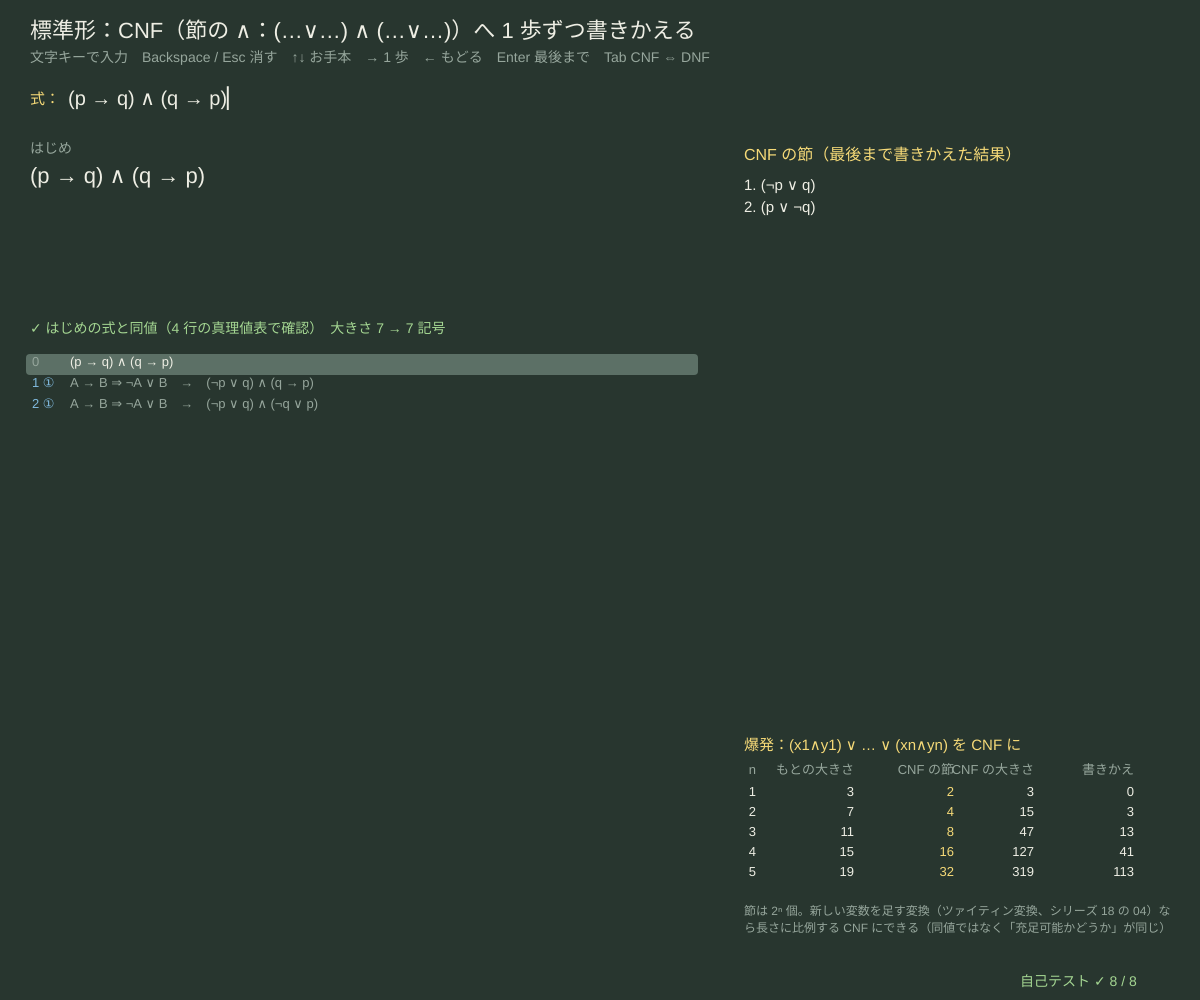
Frame 1 (no input)
Frame 60 (no input): identical to frame 1, image omitted
Frame 120 (the mouse pressed at the canvas centre since frame 60): identical to frame 1, image omitted

The p5.js sketch that drew this single still picture (run headless with seeded random() and noise() and a simulated clock; from frame 60 on, the mouse is pressed at the canvas centre):

// p5.js sketch
// ── sketch.js
// ============================================
// 01 標準形 ─ どんな式も「節の ∧」（CNF 和積標準形）か「項の ∨」（DNF 積和標準形）に書きかえられる
// ① → と ↔ を ¬ ∧ ∨ だけにする　② 否定を内側へ押しこむ（ド・モルガン、¬¬A = A）　③ 分配法則で ∧ と ∨ を入れかえる
// 書きかえは 1 回に 1 か所（外側・左から）。どの段階でも真理値表は変わらない（同値）。でも分配で式は爆発的に長くなることがある
// 文字キー = 入力（00 と同じ。~ & | -> <-> 1 0）/ Backspace / Esc 全部消す / ↑↓ お手本
// → 1 歩進む / ← 1 歩もどる / Enter 最後まで / Tab CNF ⇔ DNF
// ============================================

const PRESETS = [                       // ★ お手本の式
  '(p → q) ∧ (q → p)',
  'p ↔ q',
  '¬(p ∧ (q ∨ ¬r))',
  '(p ∧ q) ∨ (r ∧ s)',
  '(a ∧ b) ∨ (c ∧ d) ∨ (e ∧ f)',
  '¬((p → q) → p) ∨ ⊥',
  'p ↔ (q ↔ r)',
];
const MAX_STEPS = 600, MAX_SIZE = 3000; // ★ 書きかえの回数と式の大きさの上限
const PHASE_JA = ['① → ↔ を消す', '② 否定を内側へ', '③ 分配'];
let src = '', pIdx = 0, target = 'cnf', run = null, at = 0, err = '', blowup = [];

function setup() {
  createCanvas(windowWidth, windowHeight);
  blowup = blowupTable(5);
  loadPreset(0);
  selfTest();
}
function windowResized() { resizeCanvas(windowWidth, windowHeight); }
function loadPreset(i) { pIdx = (i + PRESETS.length) % PRESETS.length; src = PRESETS[pIdx]; rebuild(); at = 0; }
function rebuild() {
  let r = parseFormula(src);
  if (r.error) { err = r.error + '（' + (r.at + 1) + ' 文字目あたり）'; return; }
  err = ''; run = normalSteps(r.f, target, MAX_STEPS, MAX_SIZE); run.f0 = r.f; at = clampv(at, 0, run.steps.length - 1);
}
// ★ 爆発の例：(x1 ∧ y1) ∨ (x2 ∧ y2) ∨ … ∨ (xn ∧ yn) の CNF は 2ⁿ 個の節
function blowupFml(n) { let f = null; for (let i = 1; i <= n; i++) { let t = fBin('and', fVar('x' + i), fVar('y' + i)); f = f ? fBin('or', f, t) : t; } return f; }
function blowupTable(N) {
  let out = [];
  for (let n = 1; n <= N; n++) { let o = normalSteps(blowupFml(n), 'cnf', 5000, 20000); out.push({ n, size: fmlSize(blowupFml(n)), clauses: cnfClauses(o.result).length, csize: fmlSize(o.result), steps: o.steps.length - 1 }); }
  return out;
}

function draw() {
  background(...BG);
  hudTitle('標準形：' + (target === 'cnf' ? 'CNF（節の ∧：(…∨…) ∧ (…∨…)）' : 'DNF（項の ∨：(…∧…) ∨ (…∧…)）') + 'へ 1 歩ずつ書きかえる',
    '文字キーで入力　Backspace / Esc 消す　↑↓ お手本　→ 1 歩　← もどる　Enter 最後まで　Tab CNF ⇔ DNF');
  drawInputLine(30, 104, '式：', src, err);
  if (!run) return;
  let st = run.steps[at], n = run.steps.length - 1;
  // ---- いまの式（大きく）
  noStroke(); fill(...DIMC); textSize(14); textAlign(LEFT, TOP);
  text((at === 0 ? 'はじめ' : PHASE_JA[st.phase] + '　' + at + ' / ' + n + ' 歩目：' + st.name) + (run.hitBound && at === n ? '　（上限 ' + MAX_STEPS + ' 歩・大きさ ' + MAX_SIZE + ' で止めた）' : ''), 30, 142);
  fill(...INK); textSize(fmlSize(st.f) > 60 ? 16 : 22); textLeading(28);
  text(fmlStr(st.f), 30, 166, width * 0.56, 150);
  let ok = sameTable(run.f0, st.f);
  fill(...(ok ? GRN : PINK)); textSize(14);
  text((ok ? '✓ はじめの式と同値（' : '✗ 同値でない（') + (1 << fmlVars(run.f0).length) + ' 行の真理値表で確認）　大きさ ' + fmlSize(run.f0) + ' → ' + fmlSize(st.f) + ' 記号', 30, 322);

  // ---- 手順の一覧
  let y0 = 356, lh = 21, rows = Math.floor((height - y0 - 120) / lh), first = clampv(at - Math.floor(rows / 2), 0, Math.max(0, run.steps.length - rows));
  for (let i = first; i < Math.min(run.steps.length, first + rows); i++) {
    let s = run.steps[i], y = y0 + (i - first) * lh;
    if (i === at) { fill(...LINEC); rect(26, y - 2, width * 0.56, lh, 4); }
    fill(...(i === 0 ? DIMC : [SKY, YEL, GRN][s.phase])); textSize(13); textAlign(LEFT, TOP);
    text(i === 0 ? '0' : i + ' ' + PHASE_JA[s.phase].slice(0, 1), 32, y);
    fill(...(i <= at ? INK : DIMC)); let line1 = (i === 0 ? '' : s.name + '　→　') + fmlStr(s.f);
    text(line1.length > 90 ? line1.slice(0, 89) + '…' : line1, 70, y);
  }
  // ---- 右：節（または項）の一覧
  let rx = width * 0.62, last = run.result;
  fill(...YEL); textSize(16); textAlign(LEFT, BASELINE);
  text((target === 'cnf' ? 'CNF の節' : 'DNF の項') + '（最後まで書きかえた結果）', rx, 160);
  let parts = target === 'cnf' ? cnfClauses(last) : dnfTerms(last);
  fill(...INK); textSize(15);
  if (!parts.length) text(target === 'cnf' ? '節なし = ⊤（いつも真）' : '項なし = ⊥（いつも偽）', rx, 190);
  parts.slice(0, 14).forEach((c, i) => text((i + 1) + '. ' + (c.length ? '(' + c.join(target === 'cnf' ? ' ∨ ' : ' ∧ ') + ')' : (target === 'cnf' ? '空節 □（偽）' : '空の項（真）')), rx, 190 + i * 22));
  if (parts.length > 14) { fill(...DIMC); text('… ほか ' + (parts.length - 14) + ' 個（全部で ' + parts.length + ' 個）', rx, 190 + 14 * 22); }
  // ---- 右下：爆発の表
  let by = height - 250;
  fill(...YEL); textSize(15); text('爆発：(x1∧y1) ∨ … ∨ (xn∧yn) を CNF に', rx, by);
  const cx = [0, 40, 140, 220, 320];
  textAlign(RIGHT, BASELINE);
  ['n', 'もとの大きさ', 'CNF の節', 'CNF の大きさ', '書きかえ'].forEach((h, j) => { fill(...DIMC); textSize(13); text(h, rx + cx[j] + (j ? 70 : 12), by + 24); });
  blowup.forEach((b, i) => [b.n, b.size, b.clauses, b.csize, b.steps].forEach((v, j) => { fill(...(j === 2 ? YEL : INK)); text(v, rx + cx[j] + (j ? 70 : 12), by + 46 + i * 20); }));
  textAlign(LEFT, BASELINE);
  fill(...DIMC); textSize(12); textLeading(17);
  text('節は 2ⁿ 個。新しい変数を足す変換（ツァイティン変換、シリーズ 18 の 04）なら長さに比例する CNF にできる（同値ではなく「充足可能かどうか」が同じ）', rx, by + 156, width - rx - 20, 60);
  drawSelfTest(width - 180, height - 14);
}
function dnfTerms(f) { if (f.op === 'bot') return []; if (f.op === 'top') return [[]]; return flatten(f, 'or').map((c) => litSort(flatten(c, 'and').map(litStr))); }

function keyPressed() {
  if (key === UP_ARROW) { loadPreset(pIdx - 1); return false; }
  if (key === DOWN_ARROW) { loadPreset(pIdx + 1); return false; }
  if (run && key === RIGHT_ARROW) { at = Math.min(at + 1, run.steps.length - 1); return false; }
  if (run && key === LEFT_ARROW) { at = Math.max(at - 1, 0); return false; }
  if (run && key === 'Enter') { at = run.steps.length - 1; return false; }
  if (key === 'Tab') { target = target === 'cnf' ? 'dnf' : 'cnf'; at = 0; rebuild(); return false; }
  if (key === 'Backspace') src = src.slice(0, -1);
  else if (key === 'Escape' || key === 'Delete') src = '';
  else src = typeInto(src, key, FML_KEYS, 80);
  at = 0; rebuild();
  return false;
}

// ---- 自己テスト
function selfTest() {
  selfTestResults = [];
  seedRng(5); let okC = 0, okD = 0, okN = 0, N = 150, stepsOk = true, bound = 0;
  for (let k = 0; k < N; k++) {
    let f = randomFml(3, ['p', 'q', 'r', 's'], true);
    let c = normalSteps(f, 'cnf', MAX_STEPS, MAX_SIZE), d = normalSteps(f, 'dnf', MAX_STEPS, MAX_SIZE);
    if (c.hitBound || d.hitBound) { bound++; continue; }
    if (sameTable(f, c.result) && isCNF(c.result)) okC++;
    if (sameTable(f, d.result) && isDNF(d.result)) okD++;
    let nnf = c.steps.filter((s) => s.phase <= 1).pop(), g = nnf ? nnf.f : f;
    if (isNNF(g) || g.op === 'top' || g.op === 'bot') okN++;
    if (k < 40) for (let s of c.steps) if (!sameTable(f, s.f)) stepsOk = false;
  }
  check('でたらめな式 ' + N + ' 個（変数 4 つまで、⊤ ⊥ ↔ 入り）：CNF は CNF の形で、もとの式と同値（上限に当たった ' + bound + ' 個を除く）', okC === N - bound && bound < 5);
  check('同じく DNF も DNF の形で同値', okD === N - bound);
  check('② のあとは否定が変数の直前だけ（否定標準形 NNF）', okN === N - bound);
  check('40 個の全部の書きかえの 1 歩 1 歩で真理値表が変わらない', stepsOk);
  check('爆発：(x1∧y1) ∨ … ∨ (xn∧yn) の CNF の節は 2ⁿ 個（n = 1〜5）', blowup.every((b) => b.clauses === 1 << b.n));
  const cnfOf = (s) => normalSteps(parseFormula(s).f, 'cnf', MAX_STEPS, MAX_SIZE).result;
  check('⊤ ∧ p → p、¬(p ∨ ⊥) → ¬p、p ∨ ⊤ → ⊤（節なし）、p ∧ ⊥ → ⊥（空節 1 つ）', fmlStr(cnfOf('1 & p')) === 'p' && fmlStr(cnfOf('~(p | 0)')) === '¬p' && cnfClauses(cnfOf('p | 1')).length === 0 && cnfClauses(cnfOf('p & 0')).length === 1 && cnfClauses(cnfOf('p & 0'))[0].length === 0);
  let pq = normalSteps(parseFormula('(p | q) & (r | s)').f, 'dnf', MAX_STEPS, MAX_SIZE).result;
  check('(p ∨ q) ∧ (r ∨ s) の DNF は項が 4 つ（p∧r, p∧s, q∧r, q∧s）', dnfTerms(pq).length === 4);
  let iff = normalSteps(parseFormula('p <-> q').f, 'cnf', MAX_STEPS, MAX_SIZE);
  check('p ↔ q の CNF は (¬p ∨ q) ∧ (¬q ∨ p)、最初の 1 歩は ↔ の除去', fmlStr(iff.result) === '(¬p ∨ q) ∧ (¬q ∨ p)' && iff.steps[1].name.indexOf('A ↔ B') === 0);
  reportSelfTest();
}

// ---------- やってみよう ----------
// 1. p ↔ q を CNF と DNF の両方にしよう（Tab）。どちらが短い？ 真理値表の「1 の行」「0 の行」との関係は？
// 2. (a ∧ b) ∨ (c ∧ d) ∨ (e ∧ f) を CNF に。節は何個？ 右下の表と同じ 2³ = 8 個になる理由を考えよう
// 3. ③ の分配を先にやると（② をとばすと）どうなる？ nfRules の順番を入れかえて試そう
// 4. CNF は SAT ソルバ（シリーズ 18 の 03）や 03 の導出原理の入力の形。DNF なら充足可能かは一目でわかる。なぜ？
// 5. p ↔ (q ↔ r) を CNF に。変数を増やした p ↔ (q ↔ (r ↔ s)) では節がいくつ？（上限に当たるかも）

// ==================================================
// ここから下は「論理の道具」（中身は読まなくても OK。消さないでね）
// ==================================================
// ---- 色と小さな道具（黒板とチョーク）
const BG = [40, 54, 47];                // 背景（黒板の灰緑）
const INK = [238, 238, 228];            // 文字（白いチョーク）
const YEL = [246, 218, 120], SKY = [128, 186, 222], PINK = [238, 146, 150], GRN = [164, 214, 146], LILAC = [196, 170, 230];
const DIMC = [150, 166, 156], PANEL = [50, 66, 58], LINEC = [92, 112, 102];
function clampv(v, a, b) { return v < a ? a : v > b ? b : v !== v ? a : v; }     // NaN なら a に戻す
function fmtN(v, d) { if (typeof v !== 'number' || v !== v) return '?'; return v.toFixed(d === undefined ? 2 : d); }
function hudTitle(t, sub) {              // 左上のタイトルと操作の説明（日本語は 1 文字ずつ折り返す）
  textWrap(CHAR); noStroke(); fill(...INK); textSize(22); textAlign(LEFT, BASELINE); text(t, 30, 38);
  fill(...DIMC); textSize(14); textLeading(19); text(sub, 30, 62);
}
function typeInto(s, ch, allowed, maxLen) {   // 文字の入力：allowed に入っている 1 文字だけ足す（長さの上限つき）
  if (typeof ch !== 'string' || ch.length !== 1 || allowed.indexOf(ch) < 0) return s;
  return s.length < (maxLen || 40) ? s + ch : s;
}
function chalkPanel(x, y, w, h) { noStroke(); fill(...PANEL); rect(x, y, w, h, 8); }
function drawInputLine(x, y, label, s, err, active) {   // 入力欄：文字列と、まちがいの説明
  noStroke(); fill(...(active === false ? DIMC : YEL)); textSize(15); textAlign(LEFT, BASELINE); text(label, x, y);
  let lx = x + textWidth(label) + 8;
  fill(...INK); textSize(20); text(s + (active !== false && frameCount % 60 < 30 ? '▏' : ''), lx, y + 1);
  if (err) { fill(...PINK); textSize(14); text('✗ ' + err, lx, y + 22); }
}
// ---- 種つきの乱数（同じ種なら毎回同じ列 → 実験をくり返せる）
let rngState = 1;
function seedRng(s) { rngState = (s >>> 0) || 1; }
function rnd() {                       // 0〜1 の一様乱数（mulberry32）
  rngState = (rngState + 0x6d2b79f5) >>> 0;
  let t = rngState;
  t = Math.imul(t ^ (t >>> 15), t | 1);
  t ^= t + Math.imul(t ^ (t >>> 7), t | 61);
  return ((t ^ (t >>> 14)) >>> 0) / 4294967296;
}
function rndInt(a, b) { return a + Math.floor(rnd() * (b - a + 1)); }
function rndPick(arr) { return arr[Math.floor(rnd() * arr.length)]; }
// ---- 論理式の道具：字句 → 構文木（再帰下降）→ 文字列・真理値
// 構文木 = { op: 'var', name } / { op: 'top' } ⊤ / { op: 'bot' } ⊥ / { op: 'not', a } / { op: 'and' | 'or' | 'imp' | 'iff', a, b }
//          （様相論理だけ { op: 'box', a } □ と { op: 'dia', a } ◇）
// 強さの順：¬ □ ◇ ＞ ∧ ＞ ∨ ＞ →（右から結合：p→q→r = p→(q→r)）＞ ↔
// ASCII でも書ける：~ ! = ¬、& ^ = ∧、| = ∨、-> > = →、<-> = = ↔、1 = ⊤、0 = ⊥、[] = □、<> = ◇
const FML_KEYS = 'abcdefghijklmnopqrstuvwxyz0123456789~!&|^-<>=()[] ';   // 入力できる文字
const FML_MAX_VARS = 6;                // ★ 変数の数の上限（真理値表は 2⁶ = 64 行まで）
const OP_SYM = { not: '¬', and: '∧', or: '∨', imp: '→', iff: '↔', box: '□', dia: '◇' };
function fVar(n) { return { op: 'var', name: n }; }
function fNot(a) { return { op: 'not', a }; }
function fBin(op, a, b) { return { op, a, b }; }
const F_TOP = { op: 'top' }, F_BOT = { op: 'bot' };
function lexFormula(src, modal) {      // 返り値 {toks} または {error, at}
  let toks = [], i = 0;
  const one = { '¬': 'not', '~': 'not', '!': 'not', '∧': 'and', '&': 'and', '^': 'and', '∨': 'or', '|': 'or', '→': 'imp', '>': 'imp', '↔': 'iff', '=': 'iff',
    '(': '(', ')': ')', '⊤': 'top', '1': 'top', '⊥': 'bot', '0': 'bot', '□': 'box', '◇': 'dia' };
  while (i < src.length) {
    let c = src[i];
    if (c === ' ') { i++; continue; }
    if (src.startsWith('<->', i)) { toks.push({ k: 'iff', at: i }); i += 3; continue; }
    if (src.startsWith('->', i)) { toks.push({ k: 'imp', at: i }); i += 2; continue; }
    if (src.startsWith('[]', i) || src.startsWith('<>', i)) {
      if (!modal) return { error: '[] <>（□ ◇）は様相論理（12）だけで使える', at: i };
      toks.push({ k: src[i] === '[' ? 'box' : 'dia', at: i }); i += 2; continue;
    }
    if (c >= 'a' && c <= 'z') {
      let j = i + 1; while (j < src.length && ((src[j] >= '0' && src[j] <= '9') || src[j] === "'")) j++;
      toks.push({ k: 'var', name: src.slice(i, j), at: i }); i = j; continue;
    }
    if (one[c]) {
      if ((one[c] === 'box' || one[c] === 'dia') && !modal) return { error: '□ ◇ は様相論理（12）だけで使える', at: i };
      toks.push({ k: one[c], at: i }); i++; continue;
    }
    if (c === '-' || c === '<' || c === '[' || c === ']') return { error: '「' + c + '」だけでは記号にならない（-> <-> [] <> と書く）', at: i };
    return { error: '使えない文字「' + c + '」', at: i };
  }
  return { toks };
}
function parseFormula(src, modal) {     // 返り値 {f} または {error, at}（例外は投げない）
  if (typeof src !== 'string') return { error: '文字列ではない', at: 0 };
  if (src.length > 160) return { error: '長すぎる（160 文字まで）', at: 160 };
  let lx = lexFormula(src, modal);
  if (lx.error) return lx;
  let toks = lx.toks, pos = 0, depth = 0;
  if (!toks.length) return { error: '式が空', at: 0 };
  const peek = () => toks[pos], at = () => (toks[pos] ? toks[pos].at : src.length);
  const fail = (m) => { throw { msg: m, at: at() }; };
  const bin = (sub, op, right) => {    // 2 項演算の 1 段：左結合（right なら右結合）
    let a = sub();
    if (right) { if (peek() && peek().k === op) { pos++; return fBin(op, a, bin(sub, op, true)); } return a; }
    while (peek() && peek().k === op) { pos++; a = fBin(op, a, sub()); }
    return a;
  };
  const pIff = () => bin(pImp, 'iff', false);
  const pImp = () => bin(pOr, 'imp', true);
  const pOr = () => bin(pAnd, 'or', false);
  const pAnd = () => bin(pUn, 'and', false);
  const pUn = () => {
    if (++depth > 80) fail('入れ子が深すぎる');
    let t = peek(), r;
    if (!t) fail('式が途中で終わっている');
    if (t.k === 'not' || t.k === 'box' || t.k === 'dia') { pos++; r = { op: t.k, a: pUn() }; }
    else if (t.k === 'var') { pos++; r = fVar(t.name); }
    else if (t.k === 'top') { pos++; r = F_TOP; }
    else if (t.k === 'bot') { pos++; r = F_BOT; }
    else if (t.k === '(') { pos++; r = pIff(); if (!peek() || peek().k !== ')') fail('「)」が足りない'); pos++; }
    else if (t.k === ')') fail('「)」の前に式がない');
    else fail('「' + OP_SYM[t.k] + '」の前に式がない');
    depth--; return r;
  };
  try {
    let f = pIff();
    if (pos < toks.length) {
      let t = toks[pos];
      return { error: t.k === ')' ? '余分な「)」' : t.k === 'var' || t.k === '(' || t.k === 'top' || t.k === 'bot' || t.k === 'not' ? 'ここに演算子（∧ ∨ → など）が要る' : '「' + (OP_SYM[t.k] || t.k) + '」がおかしな所にある', at: t.at };
    }
    let nv = fmlVars(f).length;
    if (nv > FML_MAX_VARS) return { error: '変数が ' + nv + ' 個（' + FML_MAX_VARS + ' 個まで）', at: 0 };
    return { f };
  } catch (e) { return { error: e && e.msg ? e.msg : '読めない式', at: e && e.at !== undefined ? e.at : 0 }; }
}
const FML_PREC = { iff: 1, imp: 2, or: 3, and: 4 };
function fmlStr(f) {                    // 構文木 → 文字列（かっこは必要な所と、ちがう演算子が混ざる所に）
  if (!f) return '?';
  switch (f.op) {
    case 'var': return f.name;
    case 'top': return '⊤';
    case 'bot': return '⊥';
    case 'not': case 'box': case 'dia': return OP_SYM[f.op] + (FML_PREC[f.a.op] ? '(' + fmlStr(f.a) + ')' : fmlStr(f.a));
  }
  let side = (c, isLeft) => {
    if (!FML_PREC[c.op]) return fmlStr(c);
    let assocOk = c.op === f.op && (f.op === 'imp' ? !isLeft : isLeft);
    return assocOk ? fmlStr(c) : '(' + fmlStr(c) + ')';
  };
  return side(f.a, true) + ' ' + OP_SYM[f.op] + ' ' + side(f.b, false);
}
function fmlVars(f, out) {              // 出てくる変数（名前の順）
  let top = !out; out = out || new Set();
  if (f.op === 'var') out.add(f.name);
  if (f.a) fmlVars(f.a, out);
  if (f.b) fmlVars(f.b, out);
  return top ? [...out].sort() : out;
}
function evalFml(f, env) {              // 真理値（env = { p: true, q: false, ... }）
  switch (f.op) {
    case 'var': return !!env[f.name];
    case 'top': return true;
    case 'bot': return false;
    case 'not': return !evalFml(f.a, env);
    case 'and': return evalFml(f.a, env) && evalFml(f.b, env);
    case 'or': return evalFml(f.a, env) || evalFml(f.b, env);
    case 'imp': return !evalFml(f.a, env) || evalFml(f.b, env);
    case 'iff': return evalFml(f.a, env) === evalFml(f.b, env);
  }
  return false;                         // □ ◇ は真理値表では評価しない（12 を見よ）
}
function envOf(vars, k) { let e = {}; vars.forEach((v, i) => (e[v] = !!((k >> (vars.length - 1 - i)) & 1))); return e; }   // k 番目の割り当て（上の桁が最初の変数）
function truthRows(f, vars) { vars = vars || fmlVars(f); let rows = []; for (let k = 0; k < 1 << vars.length; k++) { let env = envOf(vars, k); rows.push({ env, v: evalFml(f, env) }); } return rows; }
function classifyFml(f) {               // 'taut' 恒真 / 'sat' 充足可能（恒真ではない）/ 'contra' 矛盾
  let rows = truthRows(f), n = rows.filter((r) => r.v).length;
  return { kind: n === rows.length ? 'taut' : n === 0 ? 'contra' : 'sat', nTrue: n, nRows: rows.length };
}
const KIND_JA = { taut: '恒真（トートロジー）', sat: '充足可能（恒真ではない）', contra: '矛盾（充足不能）' };
function fmlEq(a, b) { if (!a || !b || a.op !== b.op) return false; if (a.op === 'var') return a.name === b.name; if (a.a && !fmlEq(a.a, b.a)) return false; if (a.b && !fmlEq(a.b, b.b)) return false; return true; }
function fmlSize(f) { return 1 + (f.a ? fmlSize(f.a) : 0) + (f.b ? fmlSize(f.b) : 0); }
function sameTable(f, g) {              // 全部の割り当てで同じ値か（同値）
  let vars = [...new Set(fmlVars(f).concat(fmlVars(g)))].sort();
  for (let k = 0; k < 1 << vars.length; k++) { let e = envOf(vars, k); if (evalFml(f, e) !== evalFml(g, e)) return false; }
  return true;
}
function randomFml(d, vars, consts) {   // でたらめな式（自己テスト用、種つき乱数）
  let r = rnd();
  if (d <= 0 || r < 0.22) return consts && rnd() < 0.12 ? (rnd() < 0.5 ? F_TOP : F_BOT) : fVar(rndPick(vars));
  if (r < 0.38) return fNot(randomFml(d - 1, vars, consts));
  return fBin(rndPick(['and', 'or', 'imp', 'iff', 'and', 'or']), randomFml(d - 1, vars, consts), randomFml(d - 1, vars, consts));
}
function fmlTreeKids(f) { return f.a ? (f.b ? [f.a, f.b] : [f.a]) : []; }
function fmlTreeLabel(f) { return f.op === 'var' ? f.name : f.op === 'top' ? '⊤' : f.op === 'bot' ? '⊥' : OP_SYM[f.op]; }
// ---- 標準形の道具：→ ↔ の除去 → 否定を内側へ（NNF）→ 分配（CNF / DNF）を 1 歩ずつ
function nfRules(phase, target) {      // 段階ごとの書きかえ規則：構文木 1 か所 → { f, name } / null
  if (phase === 0) return [
    (f) => f.op === 'iff' ? { f: fBin('and', fBin('imp', f.a, f.b), fBin('imp', f.b, f.a)), name: 'A ↔ B ⇒ (A → B) ∧ (B → A)' } : null,
    (f) => f.op === 'imp' ? { f: fBin('or', fNot(f.a), f.b), name: 'A → B ⇒ ¬A ∨ B' } : null];
  if (phase === 1) return [
    (f) => f.op === 'not' && f.a.op === 'not' ? { f: f.a.a, name: '¬¬A ⇒ A' } : null,
    (f) => f.op === 'not' && f.a.op === 'and' ? { f: fBin('or', fNot(f.a.a), fNot(f.a.b)), name: '¬(A ∧ B) ⇒ ¬A ∨ ¬B（ド・モルガン）' } : null,
    (f) => f.op === 'not' && f.a.op === 'or' ? { f: fBin('and', fNot(f.a.a), fNot(f.a.b)), name: '¬(A ∨ B) ⇒ ¬A ∧ ¬B（ド・モルガン）' } : null,
    (f) => f.op === 'not' && f.a.op === 'top' ? { f: F_BOT, name: '¬⊤ ⇒ ⊥' } : null,
    (f) => f.op === 'not' && f.a.op === 'bot' ? { f: F_TOP, name: '¬⊥ ⇒ ⊤' } : null,
    (f) => (f.op === 'and' || f.op === 'or') && (f.a.op === 'top' || f.a.op === 'bot' || f.b.op === 'top' || f.b.op === 'bot') ? constRule(f) : null];
  let o = target === 'cnf' ? 'or' : 'and', i = target === 'cnf' ? 'and' : 'or', so = OP_SYM[o], si = OP_SYM[i];
  return [
    (f) => f.op === o && f.b.op === i ? { f: fBin(i, fBin(o, f.a, f.b.a), fBin(o, f.a, f.b.b)), name: 'A ' + so + ' (B ' + si + ' C) ⇒ (A ' + so + ' B) ' + si + ' (A ' + so + ' C)（分配）' } : null,
    (f) => f.op === o && f.a.op === i ? { f: fBin(i, fBin(o, f.a.a, f.b), fBin(o, f.a.b, f.b)), name: '(A ' + si + ' B) ' + so + ' C ⇒ (A ' + so + ' C) ' + si + ' (B ' + so + ' C)（分配）' } : null];
}
function constRule(f) {                 // ⊤ と ⊥ の整理：A ∧ ⊤ ⇒ A、A ∨ ⊤ ⇒ ⊤ など
  let c = f.a.op === 'top' || f.a.op === 'bot' ? f.a : f.b, other = c === f.a ? f.b : f.a;
  if (f.op === 'and') return c.op === 'top' ? { f: other, name: 'A ∧ ⊤ ⇒ A' } : { f: F_BOT, name: 'A ∧ ⊥ ⇒ ⊥' };
  return c.op === 'bot' ? { f: other, name: 'A ∨ ⊥ ⇒ A' } : { f: F_TOP, name: 'A ∨ ⊤ ⇒ ⊤' };
}
function rewriteOnce(f, rules) {        // 外側・左から順に、最初に当てはまる 1 か所だけ書きかえる
  for (let r of rules) { let o = r(f); if (o) return { f: o.f, name: o.name, at: f }; }
  if (f.a) { let o = rewriteOnce(f.a, rules); if (o) return { f: f.b ? fBin(f.op, o.f, f.b) : { op: f.op, a: o.f }, name: o.name, at: o.at }; }
  if (f.b) { let o = rewriteOnce(f.b, rules); if (o) return { f: fBin(f.op, f.a, o.f), name: o.name, at: o.at }; }
  return null;
}
function normalSteps(f, target, maxSteps, maxSize) {   // 全部の手順 [{f, name, phase}]。上限に当たったら hitBound
  let steps = [{ f, name: 'はじめの式', phase: -1 }], cur = f, hit = false;
  for (let ph = 0; ph < 3 && !hit; ph++) {
    let rules = nfRules(ph, target);
    while (true) {
      let o = rewriteOnce(cur, rules);
      if (!o) break;
      cur = o.f; steps.push({ f: cur, name: o.name, phase: ph, at: o.at });
      if (steps.length > (maxSteps || 600) || fmlSize(cur) > (maxSize || 3000)) { hit = true; break; }
    }
  }
  return { steps, result: cur, hitBound: hit };
}
function isLit(f) { return f.op === 'var' || (f.op === 'not' && f.a.op === 'var'); }
function isNNF(f) { if (f.op === 'not') return f.a.op === 'var'; if (f.op === 'imp' || f.op === 'iff') return false; return (!f.a || isNNF(f.a)) && (!f.b || isNNF(f.b)); }
function isFlatOf(f, op, inner) { return f.op === op ? isFlatOf(f.a, op, inner) && isFlatOf(f.b, op, inner) : inner(f); }
function isCNF(f) { return f.op === 'top' || f.op === 'bot' || isFlatOf(f, 'and', (c) => isFlatOf(c, 'or', isLit)); }
function isDNF(f) { return f.op === 'top' || f.op === 'bot' || isFlatOf(f, 'or', (c) => isFlatOf(c, 'and', isLit)); }
function flatten(f, op) { return f.op === op ? flatten(f.a, op).concat(flatten(f.b, op)) : [f]; }
function litStr(f) { return f.op === 'var' ? f.name : '¬' + f.a.name; }
function litSort(c) { const k = (l) => (l[0] === '¬' ? l.slice(1) + '~' : l); return [...new Set(c)].sort((a, b) => (k(a) < k(b) ? -1 : k(a) > k(b) ? 1 : 0)); }   // 変数の名前の順（p の次に ¬p）
function cnfClauses(f) {                // CNF の木 → 節のリスト（節 = リテラルの文字列 'p' / '¬p' の並び）。⊤ = 節なし、⊥ = 空節 1 つ
  if (f.op === 'top') return [];
  if (f.op === 'bot') return [[]];
  return flatten(f, 'and').map((c) => litSort(flatten(c, 'or').map(litStr)));
}
function toClauses(f) {                 // 速い直接の CNF 変換（03 の節の集合づくり用）。節の重複・恒真の節は除く
  let n = normalSteps(f, 'cnf', 1e9, 1e9).result;
  let cl = cnfClauses(n).filter((c) => !c.some((l) => l[0] !== '¬' && c.indexOf('¬' + l) >= 0));
  let seen = new Set(), out = [];
  for (let c of cl) { let k = c.join(','); if (!seen.has(k)) { seen.add(k); out.push(c); } }
  return out;
}
// ---- 自己テストの道具
let selfTestResults = [];
function check(name, cond) { selfTestResults.push({ name, ok: !!cond }); }
function reportSelfTest() { for (let r of selfTestResults) (r.ok ? console.log : console.error)((r.ok ? '✓ ' : '✗ ') + r.name); }
function selfTestLine() { let n = selfTestResults.filter((r) => r.ok).length; return '自己テスト ' + (n === selfTestResults.length ? '✓ ' : '✗ ') + n + ' / ' + selfTestResults.length; }
function drawSelfTest(x, y) { noStroke(); fill(...(selfTestResults.every((r) => r.ok) ? GRN : PINK)); textSize(14); textAlign(LEFT, BASELINE); text(selfTestLine(), x, y); }
